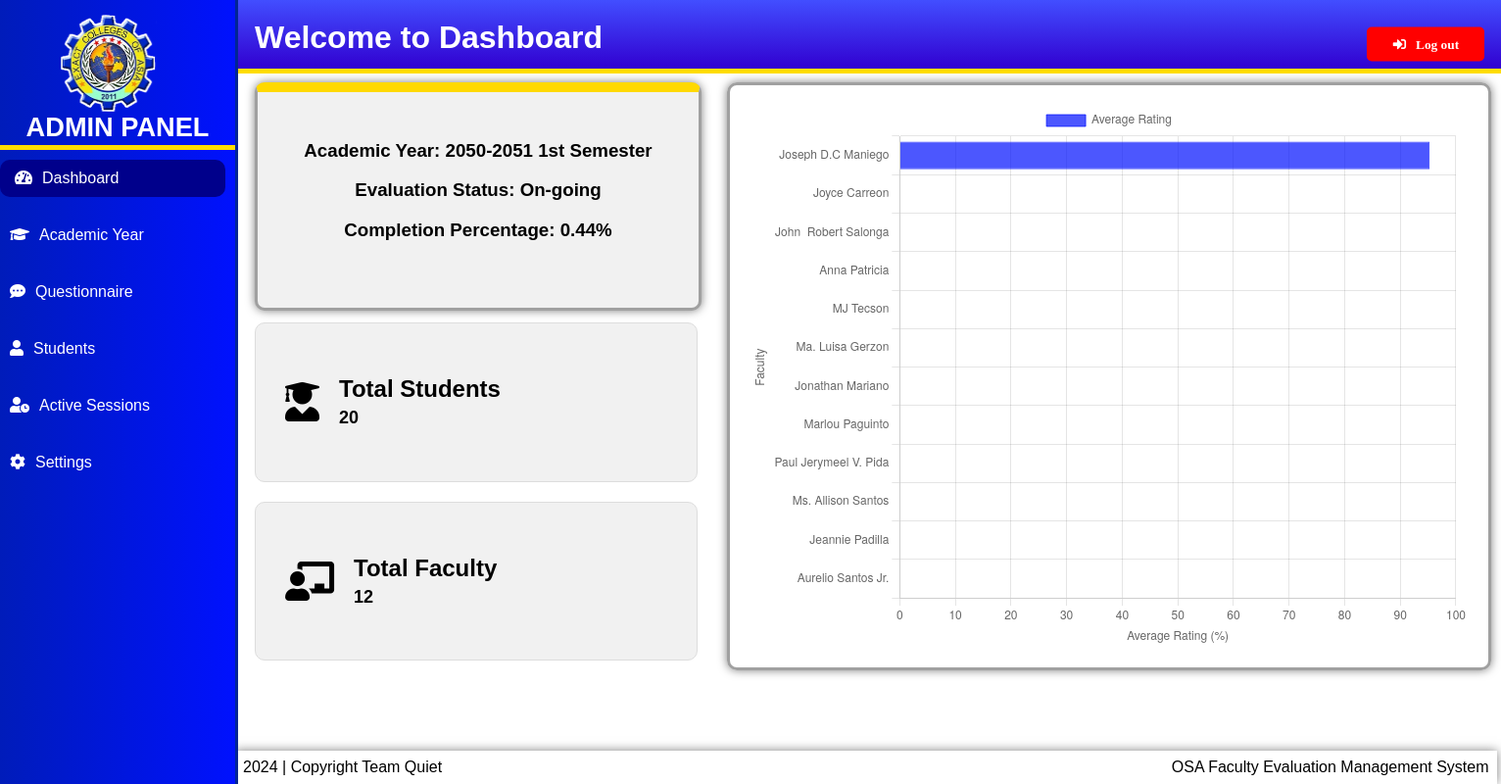
Screenshot of /admin/admin_dashboard.php (signed in) with the database file from the repository.
### tables this page shows
CREATE TABLE `academic_list` (
  `id` int(30) NOT NULL,
  `year` text NOT NULL,
  `semester` int(1) NOT NULL,
  `default_select` tinyint(1) NOT NULL,
  `status` int(1) NOT NULL
);

### admin/admin_dashboard.php (the view, shortened to what this page needs)
<!DOCTYPE html>
<html lang="en">
<head>
  <link rel="stylesheet" href="styles.css">
  <link rel="stylesheet" href="https://cdnjs.cloudflare.com/ajax/libs/font-awesome/5.15.4/css/all.min.css">
</head>
<body>
<?php include 'sidebar.php'; ?>
  <div class="content">
    <h1>Welcome to Dashboard</h1><br><br><br>
    <?php
    include('../connection.php');
    echo "<div class='dashboard-content'>";
    echo "<div class='left-section'>";
    echo "<div class='box-header'>";
    $query = "SELECT * FROM academic_list WHERE default_select = 1";
    $result = mysqli_query($connection, $query);
    if ($result && mysqli_num_rows($result) > 0) {
      $academic_year = mysqli_fetch_assoc($result);
      $academic_year_id = $academic_year['id'];
      $semester_text = "";
      switch ($academic_year['semester']) {
        case 1:
          $semester_text = "1st";
          break;
      }
      $evaluation_status = "";
      switch ($academic_year['status']) {
        case 2:
          $evaluation_status = "On-going";
          break;
      }
      $total_evaluations_query = "
        SELECT COUNT(DISTINCT enrollments.student_ID, subjects.FacultyID) AS total_evaluations
        FROM enrollments
        JOIN subjects ON enrollments.subject_code = subjects.subject_code
        WHERE subjects.FacultyID IN (
            SELECT FacultyID FROM acadfaculty WHERE academic_year = $academic_year_id
        )
      ";
      $total_evaluations_result = mysqli_query($connection, $total_evaluations_query);
      $total_evaluations = mysqli_fetch_assoc($total_evaluations_result)['total_evaluations'];
      $completed_evaluations_query = "
        SELECT COUNT(DISTINCT student_ID, FacultyID) AS completed_evaluations
        FROM evaluation_table
        WHERE academic_year = $academic_year_id
      ";
      $completed_evaluations_result = mysqli_query($connection, $completed_evaluations_query);
      $completed_evaluations = mysqli_fetch_assoc($completed_evaluations_result)['completed_evaluations'];
      $completion_percentage = ($total_evaluations > 0) ? ($completed_evaluations / $total_evaluations) * 100 : 0;
      $completion_percentage = round($completion_percentage, 2);
      echo "<h3> Academic Year: {$academic_year['year']} $semester_text Semester</h3>";
      echo "<h3>Evaluation Status: $evaluation_status</h3>";
      echo "<h3>Completion Percentage: $completion_percentage%</h3>";
    } else {
      echo "<h3>No current academic year found.</h3>";
    }
    echo "</div>";
    $student_query = "SELECT COUNT(DISTINCT student_info.student_id) AS total_students
                  FROM student_info
                  JOIN enrollments ON student_info.student_id = enrollments.student_id
                  WHERE enrollments.academic_year = $academic_year_id";
    $student_result = mysqli_query($connection, $student_query);
    $total_students = mysqli_fetch_assoc($student_result)['total_students'];
    $faculty_query = "SELECT COUNT(*) AS total_faculty FROM acadfaculty WHERE academic_year = $academic_year_id";
    $faculty_result = mysqli_query($connection, $faculty_query);
    $total_faculty = mysqli_fetch_assoc($faculty_result)['total_faculty'];
    echo "
    <div class='info-box'>
      <i class='fas fa-user-graduate'></i>
      <div class='info-text'>
        <h2>Total Students</h2>
        <h3>$total_students</h3>
      </div>
    </div>
    <div class='info-box'>
      <i class='fas fa-chalkboard-teacher'></i>
      <div class='info-text'>
        <h2>Total Faculty</h2>
        <h3>$total_faculty</h3>
      </div>
    </div>";
    echo "</div>";
    echo "<div class='right-section'>";
    echo "<div class='chart-container'>";
    echo "<canvas id='facultyAverageScoreChart'></canvas>";
    echo "</div>";
    echo "</div>";
    echo "</div>";
    ?>
  </div>
</body>
</html>
<?php
$chart_data_query = "
  SELECT fm.Name, es.avg_rating
  FROM evaluation_summary es
  JOIN facultymembers fm ON es.faculty_id = fm.FacultyID
  WHERE es.academic_id = $academic_year_id
";
$chart_data_result = mysqli_query($connection, $chart_data_query);
$faculty_names = [];
$average_ratings = [];
while ($row = mysqli_fetch_assoc($chart_data_result)) {
  $faculty_names[] = $row['Name'];
  $average_ratings[] = $row['avg_rating'];
}
?>
<script>
  document.addEventListener('DOMContentLoaded', function() {
    var ctx = document.getElementById('facultyAverageScoreChart').getContext('2d');
    var facultyNames = <?php echo json_encode($faculty_names); ?>;
    var averageRatings = <?php echo json_encode($average_ratings); ?>;
    console.log('Faculty Names:', facultyNames);
    console.log('Average Ratings:', averageRatings);
    var chart = new Chart(ctx, {
      type: 'bar',
      data: {
        labels: facultyNames,
        datasets: [{
          label: 'Average Rating',
          data: averageRatings,
          backgroundColor: ' rgba(0, 17, 254, 0.7)',
          borderColor: 'rgba(0, 17, 254, 0.7)',
          borderWidth: 1
        }]
      },
      options: {
        indexAxis: 'y',
        scales: {
          x: {
            beginAtZero: true,
            max: 100,
            title: {
              display: true,
              text: 'Average Rating (%)'
            }
          },
          y: {
            title: {
              display: true,
              text: 'Faculty'
            }
          }
        },
        plugins: {
          legend: {
            display: true,
            position: 'top',
          },
          tooltip: {
            enabled: true,
          }
        },
        responsive: true,
        maintainAspectRatio: false,
      }
    });
  });
</script>

### admin/styles.css (style rules this page uses)
body { margin: 0; padding: 0; border: none; outline: none; box-sizing: border-box; font-family: "Poppins", sans-serif; display: flex; }
.content { margin-left: 170px; padding: 20px 80px; z-index: 0; width: 1000px; }
.content h1 { background: linear-gradient(to bottom, rgb(66, 78, 255), rgb(49, 0, 208)); width: 3000px; height: 30px; padding: 20px; position: fixed; margin-top: -30px; margin-left: -10px; color: white; top: 30px; border-bottom: 5px solid #ffdd00; z-index: 3; }
.box-header { height: auto; width: 100%; border-top-right-radius: 10px; border-top-left-radius: 10px; text-align: center; padding: 20px; box-shadow: 0 0 10px rgba(0, 0, 0, 0.5); margin-bottom: 2px; border: 3px solid #a0a0a0; border-top: 10px solid #ffd900; margin-left: 10px; }

### admin/admin_dashboard.php (style rules this page uses)
.info-box { display: flex; align-items: center; justify-content: space-between; background-color: #f1f1f1; border: 1px solid #ddd; border-radius: 10px; padding: 30px; margin: 10px ; flex: 1; width: 390px; }
.info-box i { font-size: 40px; margin-right: 20px; }
.info-box .info-text { flex: 1; }
.info-box .info-text h2 { margin: 0; font-size: 24px; }
.info-box .info-text h3 { margin: 5px 0 0; font-size: 18px; }
.box-header { height: 180px!important; background-color: #f1f1f1; border: 1px solid #ddd; border-radius: 10px; padding: 30px 0px 10px 0px!important; margin: 10px 0; width: 450px!important; }
.chart-container { border-radius: 10px; margin-top: 10px; border: 3px solid #a0a0a0; box-shadow: 0 0 10px rgba(0, 0, 0, 0.5); width: 780px; height: 600px; padding: 20px; box-sizing: border-box; }
.dashboard-content { display: flex; }
.left-section { display: flex; flex-direction: column; flex: 1; padding-right: 20px; }
.right-section { flex: 2; display: flex; align-items: center; justify-content: center; }

### rows the page displays
academic_list: year "2050-2051", semester "1st", status "On-going"

### other values shown
$completion_percentage "0.44"
$total_students "20"
$total_faculty "12"
chart data {{ json_encode($faculty_names) }} ["Joseph D.C Maniego","Joyce Carreon","John  Robert Salonga","Anna Patricia","MJ Tecson","Ma. Luisa Gerzon","Jonathan Mariano","Marlou Paguinto","Paul Jerymeel V. Pida","Ms. Allison Santos","Jeannie Padilla","Aurelio Santos Jr."]
chart data {{ json_encode($average_ratings) }} ["95.26","0.00","0.00","0.00","0.00","0.00","0.00","0.00","0.00","0.00","0.00","0.00"]
